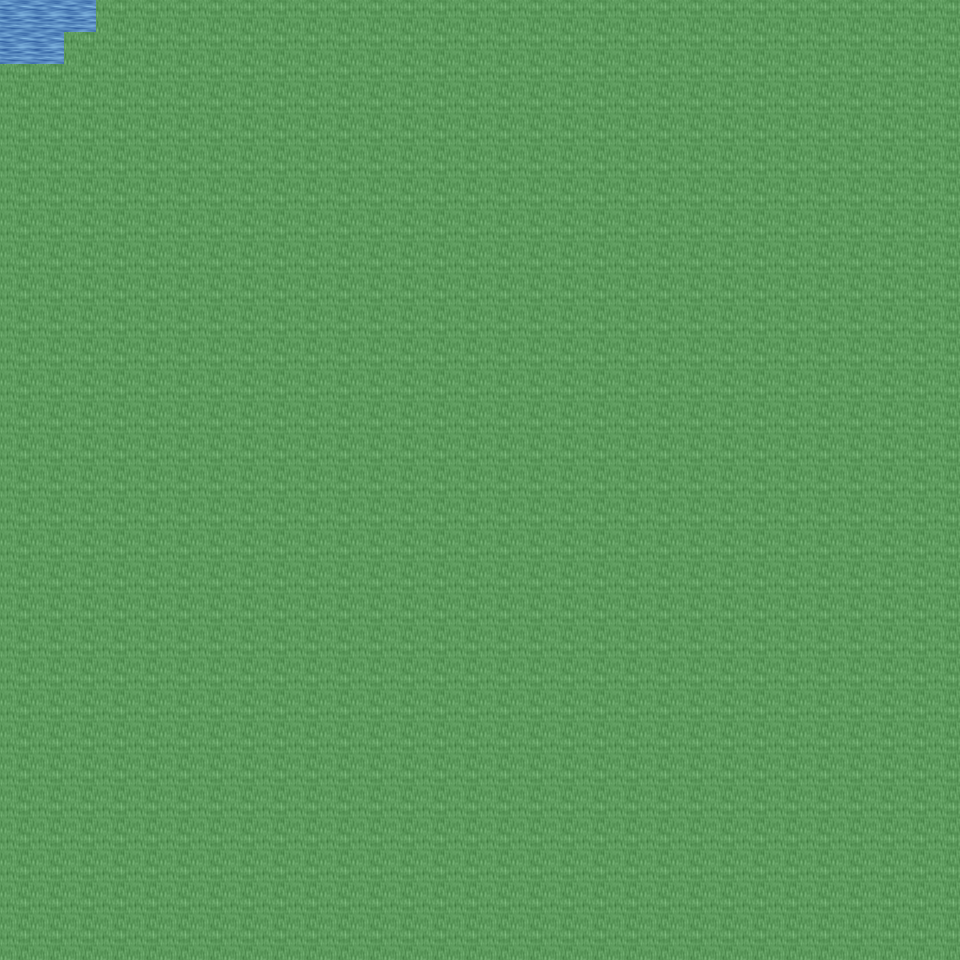

The image is a tile-based game level rendered from a .tmx file. Its description and source (layers, tilesets, objects; grid data summarised) follow:
An orthogonal 30x30 tile map with 32x32 px tiles, 6 tile layers (Ground, Object, Object2, Above, ...), 12 tilesets and 2 objects (2x mapExit).

<map version="1.0" orientation="orthogonal" renderorder="right-down" width="30" height="30" tilewidth="32" tileheight="32" nextobjectid="3">
  <tileset firstgid="1" name="tileset_ground_ground" tilewidth="32" tileheight="32" tilecount="33" columns="3">
    <image source="../drawable/tileset_ground_ground.png" width="96" height="352" />
  </tileset>
  <tileset firstgid="34" name="tileset_ground_water_pool" tilewidth="32" tileheight="32" tilecount="72" columns="3">
    <image source="../drawable/tileset_ground_water_pool.png" width="96" height="768" />
  </tileset>
  <tileset firstgid="106" name="tileset_ground_grass_edges" tilewidth="32" tileheight="32" tilecount="36" columns="12">
    <image source="../drawable/tileset_ground_grass_edges.png" width="384" height="96" />
  </tileset>
  <tileset firstgid="142" name="tileset_ground_grass_corners" tilewidth="32" tileheight="32" tilecount="24" columns="6">
    <image source="../drawable/tileset_ground_grass_corners.png" width="192" height="128" />
  </tileset>
  <tileset firstgid="166" name="tileset_building_wall_wood" tilewidth="32" tileheight="32" tilecount="16" columns="4">
    <image source="../drawable/tileset_building_wall_wood.png" width="128" height="128" />
  </tileset>
  <tileset firstgid="182" name="tileset_plant_grasses" tilewidth="32" tileheight="32" tilecount="6" columns="3">
    <image source="../drawable/tileset_plant_grasses.png" width="96" height="64" />
  </tileset>
  <tileset firstgid="188" name="tileset_plant_flower_daisy_yellow" tilewidth="32" tileheight="32" tilecount="8" columns="2">
    <image source="../drawable/tileset_plant_flower_daisy_yellow.png" width="64" height="128" />
  </tileset>
  <tileset firstgid="196" name="tileset_plant_flower_daisy_blue" tilewidth="32" tileheight="32" tilecount="8" columns="2">
    <image source="../drawable/tileset_plant_flower_daisy_blue.png" width="64" height="128" />
  </tileset>
  <tileset firstgid="204" name="tileset_building_door_door_w" tilewidth="32" tileheight="32" tilecount="6" columns="2">
    <image source="../drawable/tileset_building_door_door_w.png" width="64" height="96" />
  </tileset>
  <tileset firstgid="210" name="tileset_building_door_door_e" tilewidth="32" tileheight="32" tilecount="6" columns="2">
    <image source="../drawable/tileset_building_door_door_e.png" width="64" height="96" />
  </tileset>
  <tileset firstgid="216" name="tileset_logic_creature_animal" tilewidth="32" tileheight="32" tilecount="32" columns="8">
    <image source="../drawable/tileset_logic_creature_animal.png" width="256" height="128" />
  </tileset>
  <tileset firstgid="248" name="tileset_logic_collision" tilewidth="32" tileheight="32" tilecount="1" columns="1">
    <image source="../drawable/tileset_logic_collision.png" width="32" height="32" />
  </tileset>
  <layer name="Ground" width="30" height="30">
    <data>[900 cells, 900 non-empty, 3 distinct tile ids]</data>
  </layer>
  <layer name="Object" width="30" height="30">
    <data>[900 cells, 4 non-empty, 3 distinct tile ids]</data>
  </layer>
  <layer name="Object2" width="30" height="30">
    <data>[900 cells, 0 non-empty, 0 distinct tile ids]</data>
  </layer>
  <layer name="Above" width="30" height="30">
    <data>[900 cells, 0 non-empty, 0 distinct tile ids]</data>
  </layer>
  <layer name="Above2" width="30" height="30">
    <data>[900 cells, 0 non-empty, 0 distinct tile ids]</data>
  </layer>
  <layer name="Walkable" width="30" height="30">
    <data>[900 cells, 895 non-empty, 1 distinct tile ids]</data>
  </layer>
  <objectgroup name="MapEvents">
    <object id="1" name="north" type="mapExit" x="0" y="0" width="96" height="32">
      <properties>
        <property name="map" value="level_0_x190_y94" />
        <property name="x" value="0" />
        <property name="y" value="28" />
      </properties>
    </object>
    <object id="2" name="west" type="mapExit" x="0" y="0" width="32" height="64">
      <properties>
        <property name="map" value="level_0_x189_y95" />
        <property name="x" value="28" />
        <property name="y" value="0" />
      </properties>
    </object>
  </objectgroup>
</map>
